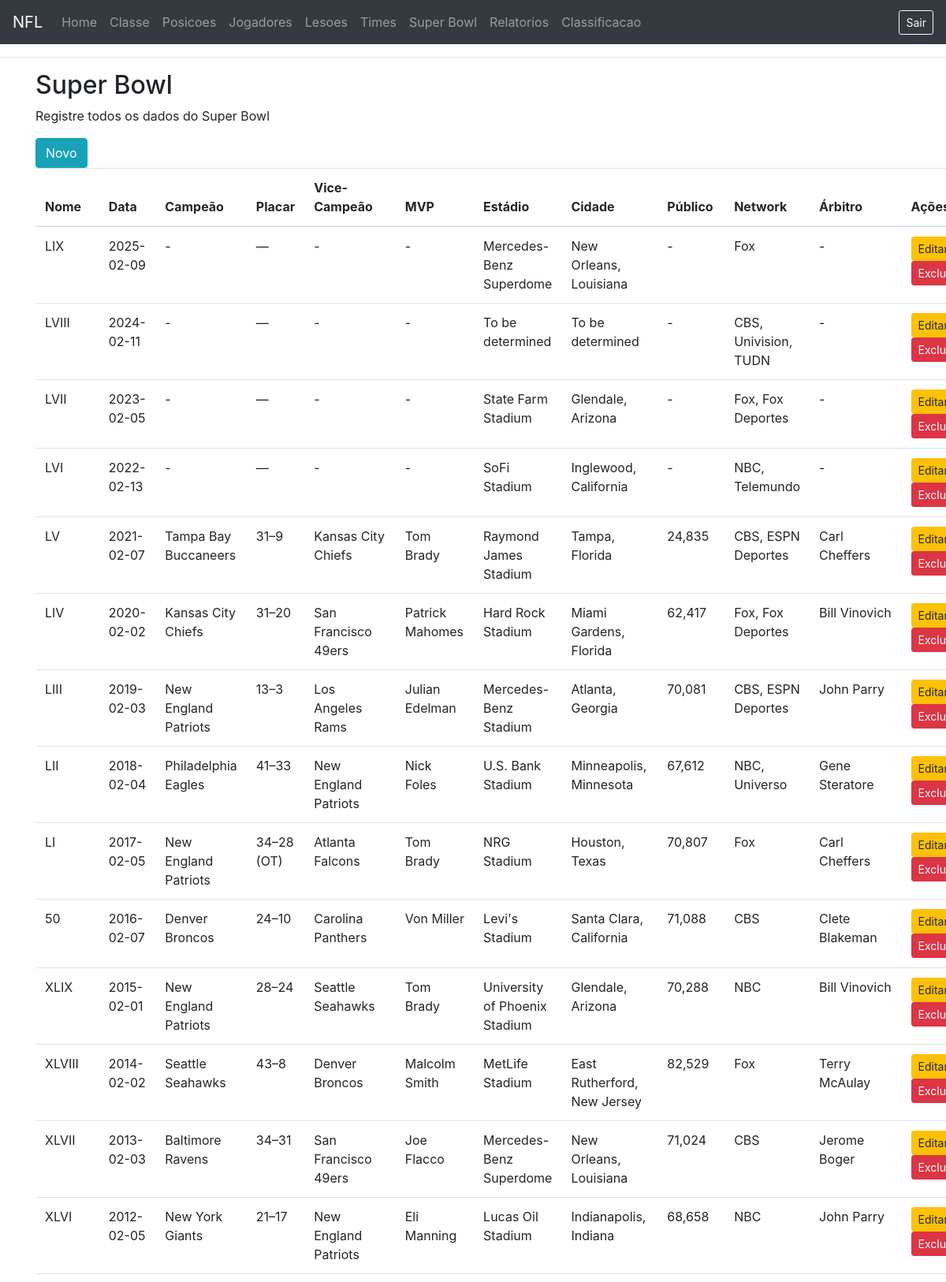
Page /sb/sb.php (signed in, upper part) on the committed database.
### tables this page shows
CREATE TABLE `sb` (
  `id` int(100) NOT NULL,
  `nome` varchar(100) NOT NULL,
  `data` date NOT NULL,
  `campeao` varchar(100) NOT NULL,
  `placar` varchar(100) NOT NULL,
  `vice-campeao` varchar(100) NOT NULL,
  `mvp` varchar(100) NOT NULL,
  `estadio` varchar(100) NOT NULL,
  `cidade` varchar(100) NOT NULL,
  `publico` varchar(100) NOT NULL,
  `network` varchar(100) NOT NULL,
  `juiz` varchar(100) NOT NULL
);

### config/bootstrap.php (called while the page is built, shortened)
<?php
function get_action(array $allowedActions, string $default = 'listar'): string
{
    $acao = $_GET['acao'] ?? $default;
    return in_array($acao, $allowedActions, true) ? $acao : $default;
}
function h(string $value): string
{
    return htmlspecialchars($value, ENT_QUOTES, 'UTF-8');
}

### sb/lista_sb.php (the view)
<div class="container print">
    <h2>Super Bowl</h2>
    <p>Registre todos os dados do Super Bowl</p>
    <a class="btn btn-info" href="sb.php?acao=novo">Novo</a>
    <?php if (count($registros)==0): ?>
    <p>Sem registros encontrados</p>
    <?php else: ?>
    <table class="table table-hover table-stripped">
        <thead>
            <th>Nome</th>
            <th>Data</th>
            <th>Campeão</th>
            <th>Placar</th>
            <th>Vice-Campeão</th>
            <th>MVP</th>
            <th>Estádio</th>
            <th>Cidade</th>
            <th>Público</th>
            <th>Network</th>
            <th>Árbitro</th>
            <th>Ações</th>
        </thead>
        <tbody>
            <?php foreach ($registros as $linha): ?>
            <tr>
                <td><?= h((string) $linha['nome']); ?></td>
                <td><?= h((string) $linha['data']); ?></td>
                <td><?= h((string) $linha['campeao']); ?></td>
                <td><?= h((string) $linha['placar']); ?></td>
                <td><?= h((string) $linha['vice-campeao']); ?></td>
                <td><?= h((string) $linha['mvp']); ?></td>
                <td><?= h((string) $linha['estadio']); ?></td>
                <td><?= h((string) $linha['cidade']); ?></td>
                <td><?= h((string) $linha['publico']); ?></td>
                <td><?= h((string) $linha['network']); ?></td>
                <td><?= h((string) $linha['juiz']); ?></td>
                <td>
                    <a class="btn btn-warning btn-sm" href="sb.php?acao=buscar&id=<?= (int) $linha['id']; ?>">Editar</a>
                    <a class="btn btn-danger btn-sm" href="sb.php?acao=excluir&id=<?= (int) $linha['id']; ?>">Excluir</a>
                </td>
            </tr>
            <?php endforeach; ?>
        </tbody>
    </table>
    <?php endif; ?>
</div>

### rows in the picture
sb: nome "LIX", data "2025-02-09", campeao "-", placar "—", value "-", mvp "-", estadio "Mercedes-Benz Superdome", cidade "New Orleans, Louisiana", publico "-", network "Fox", juiz "-"
sb: nome "LVIII", data "2024-02-11", campeao "-", placar "—", value "-", mvp "-", estadio "To be determined", cidade "To be determined", publico "-", network "CBS, Univision, TUDN", juiz "-"
sb: nome "LVII", data "2023-02-05", campeao "-", placar "—", value "-", mvp "-", estadio "State Farm Stadium", cidade "Glendale, Arizona", publico "-", network "Fox, Fox Deportes", juiz "-"
sb: nome "LVI", data "2022-02-13", campeao "-", placar "—", value "-", mvp "-", estadio "SoFi Stadium", cidade "Inglewood, California", publico "-", network "NBC, Telemundo", juiz "-"
sb: nome "LV", data "2021-02-07", campeao "Tampa Bay Buccaneers", placar "31–9", value "Kansas City Chiefs", mvp "Tom Brady", estadio "Raymond James Stadium", cidade "Tampa, Florida", publico "24,835", network "CBS, ESPN Deportes", juiz "Carl Cheffers"
sb: nome "LIV", data "2020-02-02", campeao "Kansas City Chiefs", placar "31–20", value "San Francisco 49ers", mvp "Patrick Mahomes", estadio "Hard Rock Stadium", cidade "Miami Gardens, Florida", publico "62,417", network "Fox, Fox Deportes", juiz "Bill Vinovich"
sb: nome "LIII", data "2019-02-03", campeao "New England Patriots", placar "13–3", value "Los Angeles Rams", mvp "Julian Edelman", estadio "Mercedes-Benz Stadium", cidade "Atlanta, Georgia", publico "70,081", network "CBS, ESPN Deportes", juiz "John Parry"
sb: nome "LII", data "2018-02-04", campeao "Philadelphia Eagles", placar "41–33", value "New England Patriots", mvp "Nick Foles", estadio "U.S. Bank Stadium", cidade "Minneapolis, Minnesota", publico "67,612", network "NBC, Universo", juiz "Gene Steratore"
sb: nome "LI", data "2017-02-05", campeao "New England Patriots", placar "34–28 (OT)", value "Atlanta Falcons", mvp "Tom Brady", estadio "NRG Stadium", cidade "Houston, Texas", publico "70,807", network "Fox", juiz "Carl Cheffers"
sb: nome "50", data "2016-02-07", campeao "Denver Broncos", placar "24–10", value "Carolina Panthers", mvp "Von Miller", estadio "Levi's Stadium", cidade "Santa Clara, California", publico "71,088", network "CBS", juiz "Clete Blakeman"
sb: nome "XLIX", data "2015-02-01", campeao "New England Patriots", placar "28–24", value "Seattle Seahawks", mvp "Tom Brady", estadio "University of Phoenix Stadium", cidade "Glendale, Arizona", publico "70,288", network "NBC", juiz "Bill Vinovich"
sb: nome "XLVIII", data "2014-02-02", campeao "Seattle Seahawks", placar "43–8", value "Denver Broncos", mvp "Malcolm Smith", estadio "MetLife Stadium", cidade "East Rutherford, New Jersey", publico "82,529", network "Fox", juiz "Terry McAulay"
sb: nome "XLVII", data "2013-02-03", campeao "Baltimore Ravens", placar "34–31", value "San Francisco 49ers", mvp "Joe Flacco", estadio "Mercedes-Benz Superdome", cidade "New Orleans, Louisiana", publico "71,024", network "CBS", juiz "Jerome Boger"
sb: nome "XLVI", data "2012-02-05", campeao "New York Giants", placar "21–17", value "New England Patriots", mvp "Eli Manning", estadio "Lucas Oil Stadium", cidade "Indianapolis, Indiana", publico "68,658", network "NBC", juiz "John Parry"
